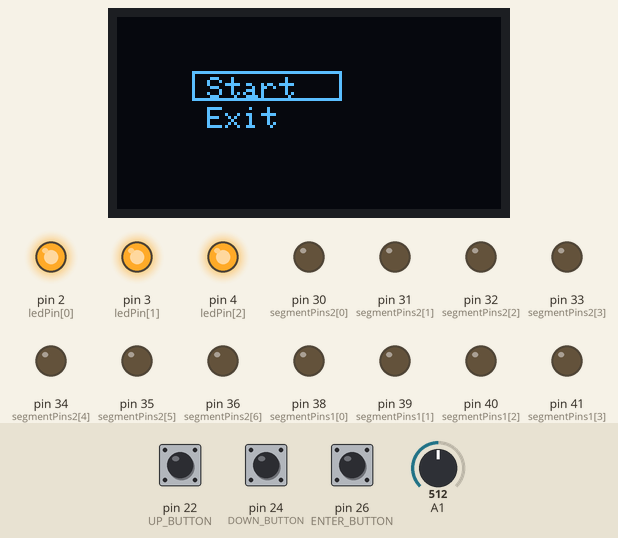
This sketch was run on a simulated Arduino Mega 2560, built with avr-gcc and run on an emulated ATmega2560. Shown: 128×64 one-colour display, output pins drawn as LEDs (lit = HIGH). Inputs (shaded band) come from the test bench; at power-on: pin 22 (UP_BUTTON) HIGH, pin 26 (ENTER_BUTTON) HIGH, pin 24 (DOWN_BUTTON) HIGH, A1 = 512.

Above: at 1.2 s.
1.3 s: pin 22 (UP_BUTTON) pulled LOW for 1 s
At 3.4 s:
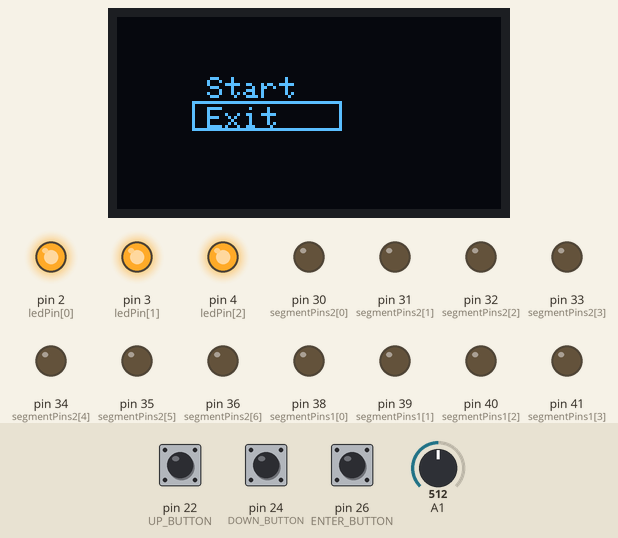
3.8 s: pin 26 (ENTER_BUTTON) pulled LOW for 0.15 s
At 4.3 s:
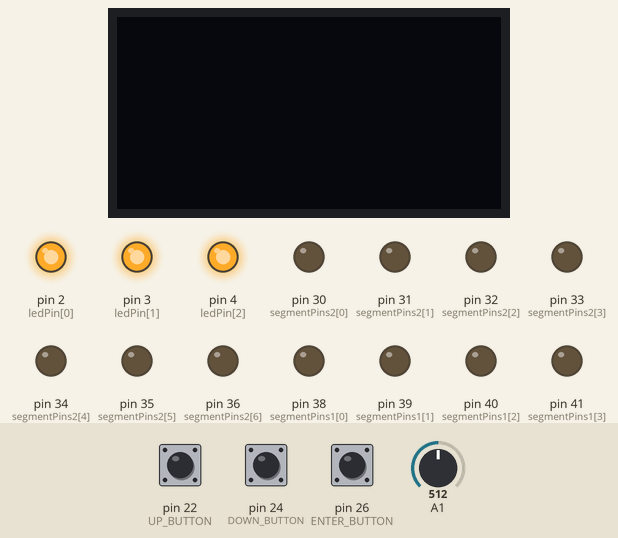
Timing chart, 0 to 6.8 s (numbered marks = the images above; inputs shaded):
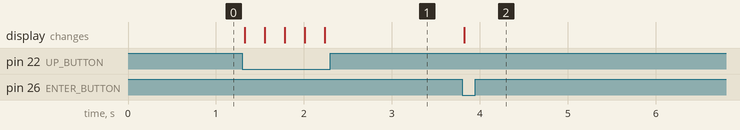

Measured:
- after the input at 1.3 s, the display: changes at once (image 1)
- after the input at 3.8 s, the display: changes at once (image 2)

The sketch:

game.ino
```cpp
#include <Wire.h>
#include <Adafruit_GFX.h>
#include <Adafruit_SSD1306.h>

#define SCREEN_WIDTH 128
#define SCREEN_HEIGHT 64
#define OLED_RESET -1
Adafruit_SSD1306 display(SCREEN_WIDTH, SCREEN_HEIGHT, &Wire, OLED_RESET);

// Tuğla ayarları
#define BRICK_WIDTH 20
#define BRICK_HEIGHT 5
#define BRICK_COLUMNS 6
#define BRICK_ROWS 4
#define BRICK_SPACING 2
bool bricks[BRICK_ROWS][BRICK_COLUMNS];

// Buton ayarları
#define UP_BUTTON 22
#define DOWN_BUTTON 24
#define ENTER_BUTTON 26

// Palet ayarları
#define PADDLE_WIDTH 30
#define PADDLE_HEIGHT 5
#define PADDLE_Y (SCREEN_HEIGHT - 10)
int paddleX = 50;
#define POT_PIN A0

// LED pinleri
int ledPin[] = {2, 3, 4};
int lives = 3;
int level = 1;
int puan = 0;
int speed_control = 0;

// Top ayarları
int ballX = 64, ballY = 40;
float ballSpeedX = 2, ballSpeedY = 2;
#define BALL_RADIUS 3

// 7 segment ekran pinleri
const int segmentPins1[7] = {38, 39, 40, 41, 42, 43, 44};
const int segmentPins2[7] = {30, 31, 32, 33, 34, 35, 36};

struct heartObj {
    float x;
    float y;
    bool active;
};
heartObj obj;

bool start = false;
bool menu = true;
int menuIndex = 0;
const char *menuItems[] = {"Start", "Exit"};
const int menuLength = sizeof(menuItems) / sizeof(menuItems[0]);

void setup() {
    pinMode(ledPin[0], OUTPUT);
    pinMode(ledPin[1], OUTPUT);
    pinMode(ledPin[2], OUTPUT);
    pinMode(UP_BUTTON, INPUT_PULLUP);
    pinMode(DOWN_BUTTON, INPUT_PULLUP);
    pinMode(ENTER_BUTTON, INPUT_PULLUP);

    if (!display.begin(SSD1306_SWITCHCAPVCC, 0x3C)) {
        while (true);
    }
    display.clearDisplay();
    displayMenu();

    digitalWrite(ledPin[0], HIGH);
    digitalWrite(ledPin[1], HIGH);
    digitalWrite(ledPin[2], HIGH);

    for (int i = 0; i < 7; i++) {
        pinMode(segmentPins1[i], OUTPUT);
        pinMode(segmentPins2[i], OUTPUT);
    }

    Serial.begin(9600);

    for (int i = 0; i < BRICK_ROWS; i++)
        for (int j = 0; j < BRICK_COLUMNS; j++)
            bricks[i][j] = true;
}

void loop() {
    int ldrValue = analogRead(A1);
    int brightness = map(ldrValue, 0, 1023, 1, 255);

    if (menu) {
        if (digitalRead(UP_BUTTON) == LOW) {
            menuIndex = (menuIndex - 1 + menuLength) % menuLength;
            displayMenu();
            delay(200);
        }
        if (digitalRead(DOWN_BUTTON) == LOW) {
            menuIndex = (menuIndex + 1) % menuLength;
            displayMenu();
            delay(200);
        }
        if (digitalRead(ENTER_BUTTON) == LOW) {
            if (menuIndex == 0) {
                start = true;
                menu = false;
            }
            if (menuIndex == 1) {
                start = false;
                menu = false;
                display.clearDisplay();
                display.display();
            }
            delay(200);
        }
    }

    if (start) {
        // Oyun mantığı burada devam ediyor...
    }
}

void displayMenu() {
    display.clearDisplay();
    display.setTextSize(1);
    display.setTextColor(SSD1306_WHITE);
    for (int i = 0; i < menuLength; i++) {
        int x = 30, y = 20 + (i * 10);
        if (i == menuIndex) {
            display.drawRect(x - 5, y - 2, 50, 10, SSD1306_WHITE);
        }
        display.setCursor(x, y);
        display.println(menuItems[i]);
    }
    display.display();
}
```
